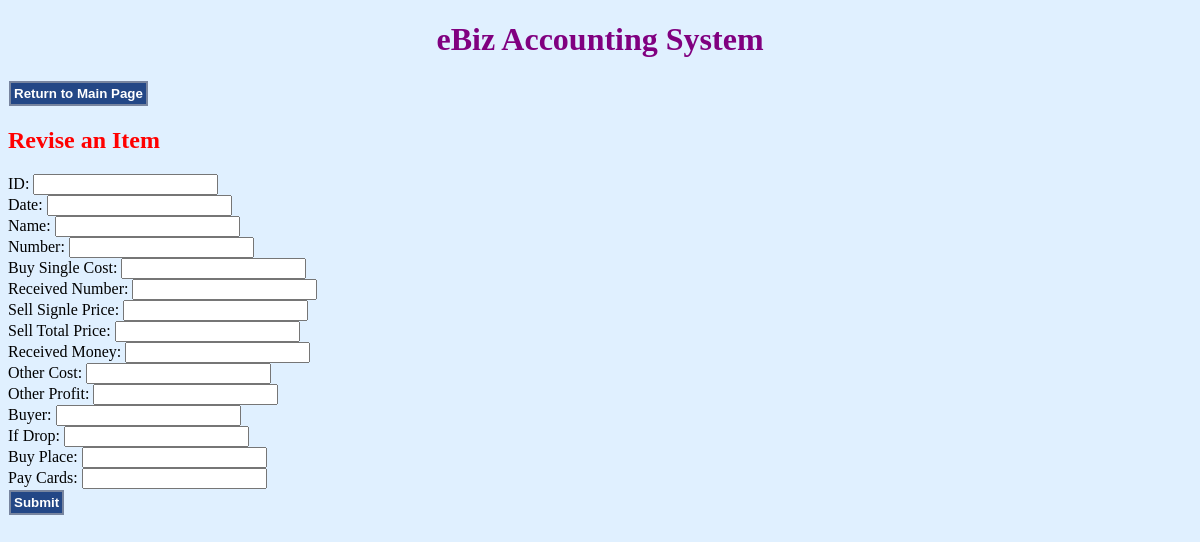
Before: /revise_item/4704772201 with the older database file.
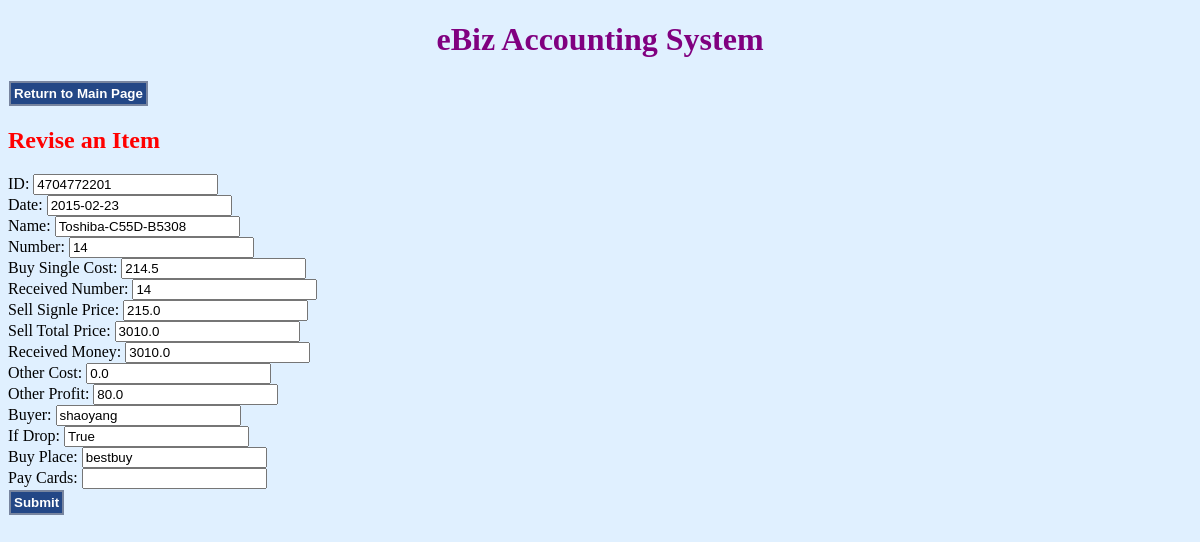
After: the same page with the newer database file.
### Item.py (models this page shows, shortened)
class Item(Model):
    uID = IntegerField(unique=True);
    date = DateField();
    number = IntegerField();
    name = TextField();
    buySingleCost = DoubleField();
    buyTotalCost = DoubleField();
    receivedNum = IntegerField();
    sellSignlePrice = DoubleField();
    sellTotalPrice = DoubleField();
    receivedMoney = DoubleField();
    otherCost = DoubleField();
    basicProfit = DoubleField();
    otherProfit = DoubleField();
    totalProfit = DoubleField();
    buyer = CharField(max_length=120);
    buyPlace = CharField(max_length=120);
    payCards = TextField();
    ifDrop = BooleanField();
    class Meta:
        database = db;
        order_by = ('-date',);

### ebizSys.py (the view)
@app.route('/revise_item/<int:uID>')
@app.route('/revise_item')
def revise_item(uID):
    item = Item.get_item_by_ID(uID);
    return render_template("revise_item.html", item=item);

### Item.py (called while the page is built)
def get_item_by_ID(_ID):
    for x in Item.select():
        if x.uID == _ID:
            return x;

### templates/revise_item.html (shortened to what this page needs)
<!DOCTYPE html>
<html>
	<head>
		<link rel="stylesheet" type="text/css" href="/static/styles.css">
	</head>
	<body>
		<h1>eBiz Accounting System</h1>
		<form action="{{ url_for('index') }}">
			<input class="retrn_to_home" type="submit" value="Return to Main Page">
		</form>
		<h2>Revise an Item</h2>
		<form action="{{ url_for('save_revise_item') }}" method="POST"
		class="save_revise_item">
			<div >
				<label>ID: </label><input name="uID" value="{{ item.uID }}" readonly="True"><br>
				<label>Date: </label><input name="date" value="{{ item.date }}"><br>
				<label>Name: </label><input name="name" value="{{ item.name }}"><br>
				<label>Number: </label><input name="num" value="{{ item.number }}"><br>
				<label>Buy Single Cost: </label><input name="buySingleCost" value="{{ item.buySingleCost }}"><br>
				<label>Received Number: </label><input name="receivedNum" value="{{ item.receivedNum }}"><br>
				<label>Sell Signle Price: </label><input name="sellSignlePrice" value="{{ item.sellSignlePrice }}"><br>
				<label>Sell Total Price: </label><input name="sellTotalPrice" value="{{ item.sellTotalPrice }}"><br>
				<label>Received Money: </label><input name="receivedMoney" value="{{ item.receivedMoney }}"><br>
				<label>Other Cost: </label><input name="otherCost" value="{{ item.otherCost }}"><br>
				<label>Other Profit: </label><input name="otherProfit" value="{{ item.otherProfit }}"><br>
				<label>Buyer: </label><input name="buyer" value="{{ item.buyer }}"><br>
				<label>If Drop: </label><input name="ifDrop" value="{{ item.ifDrop }}"><br>
				<label>Buy Place: </label><input name="buyPlace" value="{{ item.buyPlace }}"><br>
				<label>Pay Cards: </label><input name="payCards" value="{{ item.payCards }}"><br>
			</div>
			<input id="revise_submit" type="submit" class="submit_button" value="Submit">
		</form>
	</body>
</html>

### static/styles.css (style rules this page uses)
body { background-color: #E0F0FF; }
h1 { color: purple; text-align: center; }
h2 { color: red; }
.add_button,.submit_button,.retrn_to_home { background-color:#234786; border-color: #78859F; border-style: solid; color:#FFFFFF; display: inline; font-weight: bold; padding: 3px; margin:1px; }

Changed rows visible on the page:
now on this page (row edited): Item: uID "4704772201", date "2015-02-23", name "Toshiba-C55D-B5308", num "14", buySingleCost "214.5", receivedNum "14", sellSignlePrice "215.0", sellTotalPrice "3010.0", receivedMoney "3010.0", otherCost "0.0", otherProfit "80.0", buyer "shaoyang", ifDrop "True", buyPlace "bestbuy"
